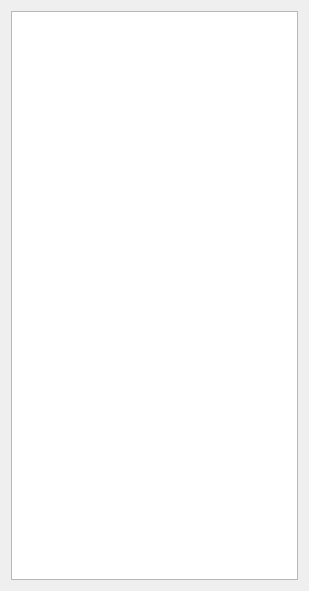
<?xml version="1.0" encoding="UTF-8"?>
<ui version="4.0">
 <class>MainWidget</class>
 <widget class="QWidget" name="MainWidget">
  <property name="geometry">
   <rect>
    <x>0</x>
    <y>0</y>
    <width>309</width>
    <height>591</height>
   </rect>
  </property>
  <property name="windowTitle">
   <string>Telepathy Contact List Prototype</string>
  </property>
  <layout class="QVBoxLayout" name="verticalLayout">
   <item>
    <widget class="QTreeView" name="m_contactsListView"/>
   </item>
  </layout>
 </widget>
 <resources/>
 <connections/>
</ui>
